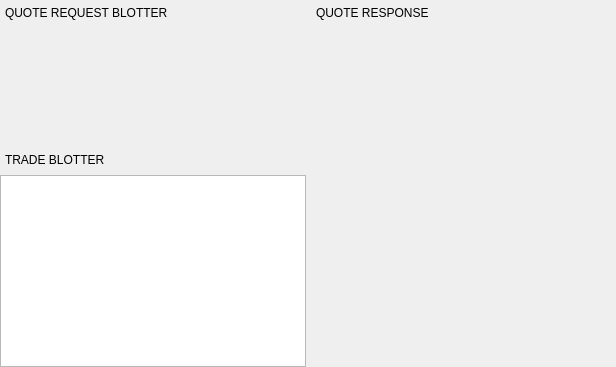
<?xml version="1.0" encoding="UTF-8"?>
<ui version="4.0">
 <class>RFQReplyWidget</class>
 <widget class="QWidget" name="RFQReplyWidget">
  <property name="geometry">
   <rect>
    <x>0</x>
    <y>0</y>
    <width>616</width>
    <height>367</height>
   </rect>
  </property>
  <property name="sizePolicy">
   <sizepolicy hsizetype="Expanding" vsizetype="Preferred">
    <horstretch>0</horstretch>
    <verstretch>0</verstretch>
   </sizepolicy>
  </property>
  <layout class="QHBoxLayout" name="horizontalLayout_4">
   <property name="spacing">
    <number>5</number>
   </property>
   <property name="leftMargin">
    <number>0</number>
   </property>
   <property name="topMargin">
    <number>0</number>
   </property>
   <property name="rightMargin">
    <number>0</number>
   </property>
   <property name="bottomMargin">
    <number>0</number>
   </property>
   <item>
    <widget class="QWidget" name="verticalWidget" native="true">
     <property name="sizePolicy">
      <sizepolicy hsizetype="Expanding" vsizetype="Expanding">
       <horstretch>0</horstretch>
       <verstretch>0</verstretch>
      </sizepolicy>
     </property>
     <layout class="QVBoxLayout" name="verticalLayout_4">
      <property name="spacing">
       <number>5</number>
      </property>
      <property name="leftMargin">
       <number>0</number>
      </property>
      <property name="topMargin">
       <number>0</number>
      </property>
      <property name="rightMargin">
       <number>0</number>
      </property>
      <property name="bottomMargin">
       <number>0</number>
      </property>
      <item>
       <widget class="QWidget" name="QRWidget" native="true">
        <property name="sizePolicy">
         <sizepolicy hsizetype="Preferred" vsizetype="Expanding">
          <horstretch>0</horstretch>
          <verstretch>0</verstretch>
         </sizepolicy>
        </property>
        <layout class="QVBoxLayout" name="verticalLayout_2">
         <property name="spacing">
          <number>0</number>
         </property>
         <property name="leftMargin">
          <number>0</number>
         </property>
         <property name="topMargin">
          <number>0</number>
         </property>
         <property name="rightMargin">
          <number>0</number>
         </property>
         <property name="bottomMargin">
          <number>0</number>
         </property>
         <item>
          <widget class="QWidget" name="horizontalWidget_3" native="true">
           <property name="minimumSize">
            <size>
             <width>0</width>
             <height>25</height>
            </size>
           </property>
           <property name="maximumSize">
            <size>
             <width>16777215</width>
             <height>25</height>
            </size>
           </property>
           <property name="sizeIncrement">
            <size>
             <width>0</width>
             <height>25</height>
            </size>
           </property>
           <property name="headerPanel" stdset="0">
            <bool>true</bool>
           </property>
           <layout class="QHBoxLayout" name="horizontalLayout_2">
            <property name="spacing">
             <number>5</number>
            </property>
            <property name="leftMargin">
             <number>5</number>
            </property>
            <property name="topMargin">
             <number>0</number>
            </property>
            <property name="rightMargin">
             <number>0</number>
            </property>
            <property name="bottomMargin">
             <number>0</number>
            </property>
            <item>
             <widget class="QLabel" name="label">
              <property name="text">
               <string>QUOTE REQUEST BLOTTER</string>
              </property>
              <property name="headerLabel" stdset="0">
               <bool>true</bool>
              </property>
             </widget>
            </item>
           </layout>
          </widget>
         </item>
         <item>
          <widget class="QuoteRequestsWidget" name="widgetQuoteRequests" native="true">
           <property name="sizePolicy">
            <sizepolicy hsizetype="Preferred" vsizetype="Expanding">
             <horstretch>0</horstretch>
             <verstretch>0</verstretch>
            </sizepolicy>
           </property>
           <property name="maximumSize">
            <size>
             <width>16777215</width>
             <height>16777215</height>
            </size>
           </property>
          </widget>
         </item>
        </layout>
       </widget>
      </item>
      <item>
       <widget class="QWidget" name="orderWidget" native="true">
        <property name="maximumSize">
         <size>
          <width>16777215</width>
          <height>16777215</height>
         </size>
        </property>
        <layout class="QVBoxLayout" name="verticalLayout_3">
         <property name="spacing">
          <number>0</number>
         </property>
         <property name="leftMargin">
          <number>0</number>
         </property>
         <property name="topMargin">
          <number>0</number>
         </property>
         <property name="rightMargin">
          <number>0</number>
         </property>
         <property name="bottomMargin">
          <number>0</number>
         </property>
         <item>
          <widget class="QWidget" name="horizontalWidget" native="true">
           <property name="minimumSize">
            <size>
             <width>0</width>
             <height>30</height>
            </size>
           </property>
           <property name="maximumSize">
            <size>
             <width>16777215</width>
             <height>30</height>
            </size>
           </property>
           <property name="sizeIncrement">
            <size>
             <width>0</width>
             <height>30</height>
            </size>
           </property>
           <property name="headerPanel" stdset="0">
            <bool>true</bool>
           </property>
           <layout class="QHBoxLayout" name="horizontalLayout_5">
            <property name="spacing">
             <number>5</number>
            </property>
            <property name="leftMargin">
             <number>5</number>
            </property>
            <property name="topMargin">
             <number>0</number>
            </property>
            <property name="rightMargin">
             <number>0</number>
            </property>
            <property name="bottomMargin">
             <number>0</number>
            </property>
            <item>
             <widget class="QLabel" name="label_3">
              <property name="text">
               <string>TRADE BLOTTER</string>
              </property>
              <property name="headerLabel" stdset="0">
               <bool>true</bool>
              </property>
             </widget>
            </item>
           </layout>
          </widget>
         </item>
         <item>
          <widget class="QTreeView" name="treeViewOrders">
           <property name="maximumSize">
            <size>
             <width>16777215</width>
             <height>16777215</height>
            </size>
           </property>
           <property name="editTriggers">
            <set>QAbstractItemView::NoEditTriggers</set>
           </property>
           <property name="rootIsDecorated">
            <bool>true</bool>
           </property>
           <property name="uniformRowHeights">
            <bool>true</bool>
           </property>
           <property name="itemsExpandable">
            <bool>true</bool>
           </property>
           <property name="animated">
            <bool>true</bool>
           </property>
           <attribute name="headerDefaultSectionSize">
            <number>92</number>
           </attribute>
          </widget>
         </item>
        </layout>
       </widget>
      </item>
     </layout>
    </widget>
   </item>
   <item>
    <widget class="QWidget" name="RFQWidget" native="true">
     <property name="sizePolicy">
      <sizepolicy hsizetype="Expanding" vsizetype="Preferred">
       <horstretch>0</horstretch>
       <verstretch>0</verstretch>
      </sizepolicy>
     </property>
     <property name="maximumSize">
      <size>
       <width>350</width>
       <height>16777215</height>
      </size>
     </property>
     <property name="styleSheet">
      <string notr="true"/>
     </property>
     <layout class="QVBoxLayout" name="verticalLayout">
      <property name="spacing">
       <number>0</number>
      </property>
      <property name="leftMargin">
       <number>0</number>
      </property>
      <property name="topMargin">
       <number>0</number>
      </property>
      <property name="rightMargin">
       <number>0</number>
      </property>
      <property name="bottomMargin">
       <number>0</number>
      </property>
      <item>
       <widget class="QWidget" name="horizontalWidget_2" native="true">
        <property name="minimumSize">
         <size>
          <width>0</width>
          <height>25</height>
         </size>
        </property>
        <property name="maximumSize">
         <size>
          <width>16777215</width>
          <height>25</height>
         </size>
        </property>
        <property name="sizeIncrement">
         <size>
          <width>0</width>
          <height>25</height>
         </size>
        </property>
        <property name="headerPanel" stdset="0">
         <bool>true</bool>
        </property>
        <layout class="QHBoxLayout" name="horizontalLayout_3">
         <property name="spacing">
          <number>5</number>
         </property>
         <property name="leftMargin">
          <number>5</number>
         </property>
         <property name="topMargin">
          <number>0</number>
         </property>
         <property name="rightMargin">
          <number>0</number>
         </property>
         <property name="bottomMargin">
          <number>0</number>
         </property>
         <item>
          <widget class="QLabel" name="label_2">
           <property name="text">
            <string>QUOTE RESPONSE</string>
           </property>
           <property name="headerLabel" stdset="0">
            <bool>true</bool>
           </property>
          </widget>
         </item>
        </layout>
       </widget>
      </item>
      <item>
       <widget class="bs::ui::RFQDealerReply" name="pageRFQReply" native="true">
        <property name="sizePolicy">
         <sizepolicy hsizetype="Preferred" vsizetype="Expanding">
          <horstretch>0</horstretch>
          <verstretch>0</verstretch>
         </sizepolicy>
        </property>
        <property name="maximumSize">
         <size>
          <width>16777215</width>
          <height>16777215</height>
         </size>
        </property>
        <property name="pane" stdset="0">
         <bool>true</bool>
        </property>
       </widget>
      </item>
     </layout>
    </widget>
   </item>
  </layout>
 </widget>
 <customwidgets>
  <customwidget>
   <class>QuoteRequestsWidget</class>
   <extends>QWidget</extends>
   <header>QuoteRequestsWidget.h</header>
   <container>1</container>
  </customwidget>
  <customwidget>
   <class>bs::ui::RFQDealerReply</class>
   <extends>QWidget</extends>
   <header>RFQDealerReply.h</header>
  </customwidget>
 </customwidgets>
 <resources/>
 <connections/>
</ui>
